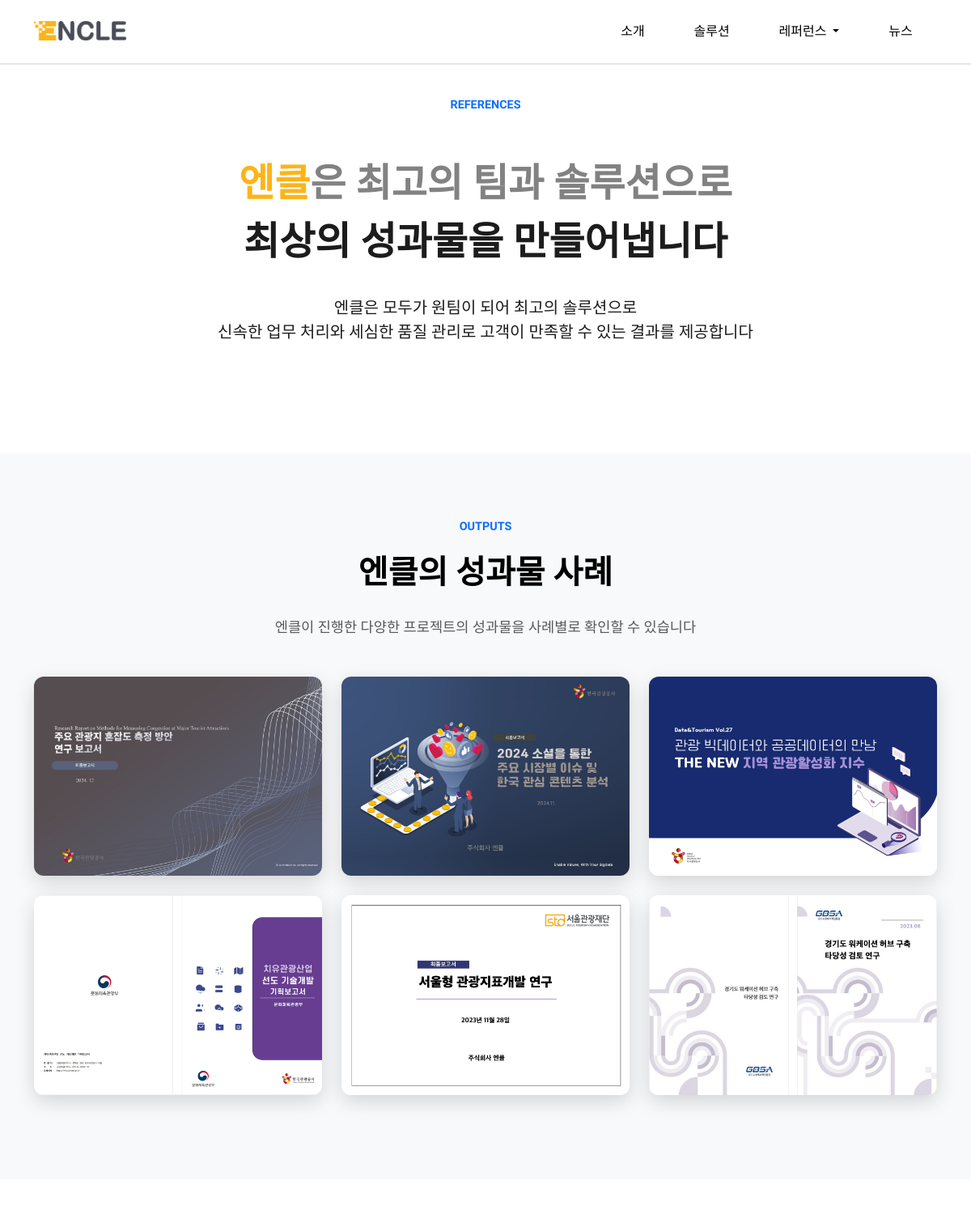
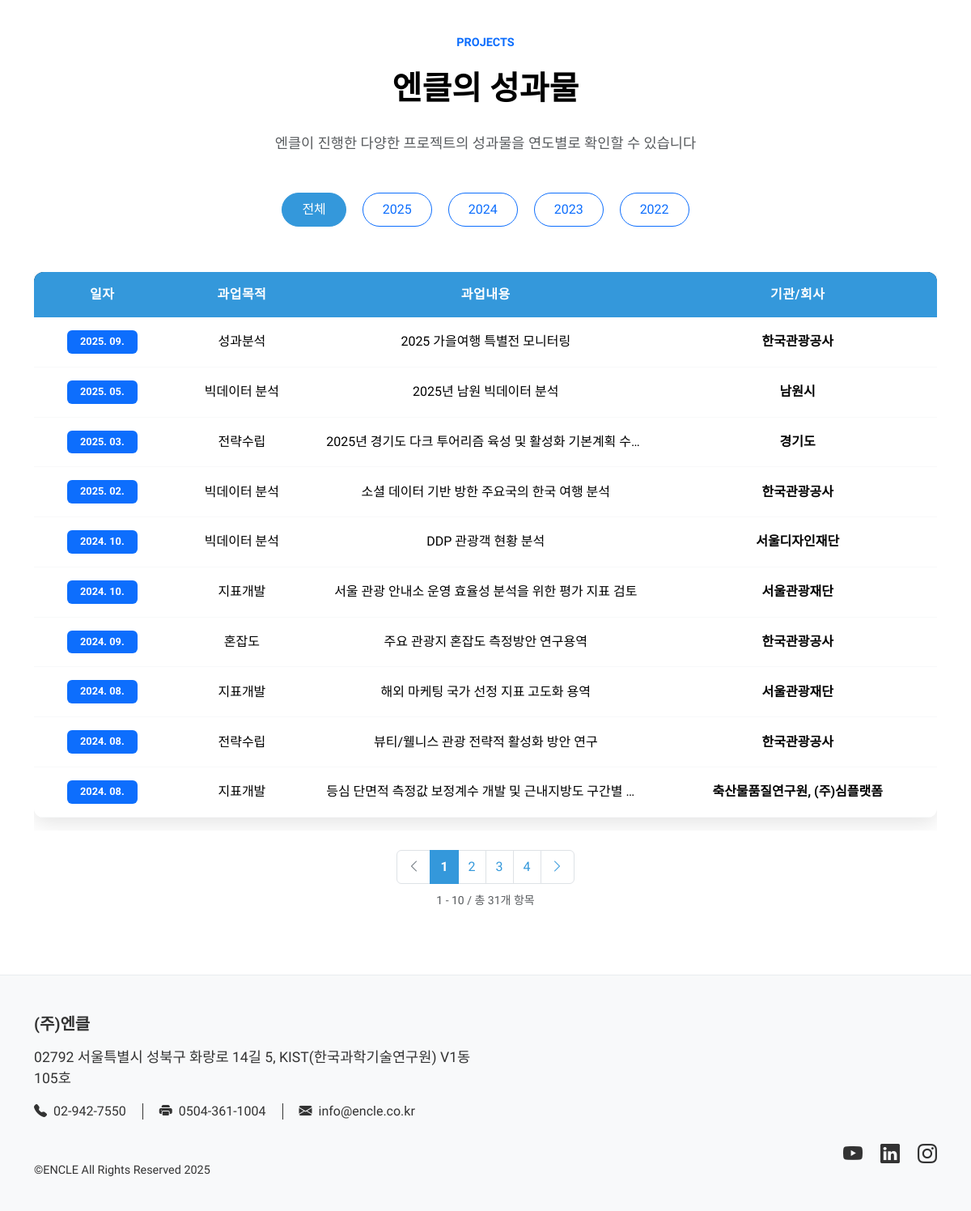
Page /references/ on the committed database (2 pictures, top to bottom).
### apps/models.py (models this page shows)
class Reference(db.Model):
    id = db.Column(db.Integer, primary_key=True)
    date = db.Column(db.String(20), nullable=False)
    purpose = db.Column(db.Text, nullable=False)
    content = db.Column(db.Text, nullable=False)
    organization = db.Column(db.String(100), nullable=False)
    create_date = db.Column(db.DateTime(), nullable=False)

### apps/views/references_views.py (the view)
@bp.route('/')
def references():
    page = request.args.get('page', 1, type=int)
    per_page = 10
    query = Reference.query.order_by(Reference.date.desc())
    pagination = query.paginate(
        page=page,
        per_page=per_page,
        error_out=False
    )
    references_list = pagination.items
    return render_template('references/references.html',
                         references_list=references_list,
                         pagination=pagination)

### apps/templates/references/references.html (shortened to what this page needs)
{% extends "base.html" %}
{% block content %}
<section class="solution-intro-section">
    <div class="container">
        <div class="row justify-content-center">
            <div class="col-lg-8 text-center">
                <p class="mb-2 text-primary section-eyebrow">REFERENCES</p>
                <h1 class="section-title">
                    <span style="color: #FDB417;">엔클</span><span style="color: #828282;">은 최고의 팀과 솔루션으로</span><br>
                    최상의 성과물을 만들어냅니다
                </h1>
                <p class="lead">
                    엔클은 모두가 원팀이 되어 최고의 솔루션으로<br>
                    신속한 업무 처리와 세심한 품질 관리로 고객이 만족할 수 있는 결과를 제공합니다
                </p>
            </div>
        </div>
    </div>
</section>
<section class="section bg-light">
    <div class="container">
        <div class="text-center mb-5">
            <p class="text-primary section-eyebrow">OUTPUTS</p>
            <p class="section-header-title mb-4">엔클의 성과물 사례</p>
            <p class="text-muted" style="font-size: 1.1rem;">엔클이 진행한 다양한 프로젝트의 성과물을 사례별로 확인할 수 있습니다</p>
        </div>
         <div class="usecase-images">
             <div class="row mb-2">
                <div class="col-md-4">
                    <div class="usecase-image-container no-crop">
                         <img src="{{ url_for('static', filename='assets/img/references/outputs_usecase_img_1.jpg') }}" alt="Outputs Usecase Image 1" class="img-fluid rounded usecase-image">
                     </div>
                 </div>
                 <div class="col-md-4">
                     <div class="usecase-image-container no-crop">
                         <img src="{{ url_for('static', filename='assets/img/references/outputs_usecase_img_2.jpg') }}" alt="Outputs Usecase Image 2" class="img-fluid rounded usecase-image">
                     </div>
                 </div>
                 <div class="col-md-4">
                     <div class="usecase-image-container no-crop">
                         <img src="{{ url_for('static', filename='assets/img/references/outputs_usecase_img_3.jpg') }}" alt="Outputs Usecase Image 3" class="img-fluid rounded usecase-image">
                     </div>
                 </div>
             </div>
             <div class="row mb-2">
                <div class="col-md-4">
                    <div class="usecase-image-container no-crop">
                        <img src="{{ url_for('static', filename='assets/img/references/outputs_usecase_img_4.jpg') }}" alt="Outputs Usecase Image 4" class="img-fluid rounded usecase-image">
                    </div>
                </div>
                <div class="col-md-4">
                    <div class="usecase-image-container no-crop">
                        <img src="{{ url_for('static', filename='assets/img/references/outputs_usecase_img_5.jpg') }}" alt="Outputs Usecase Image 5" class="img-fluid rounded usecase-image">
                    </div>
                </div>
                <div class="col-md-4">
                    <div class="usecase-image-container no-crop">
                        <img src="{{ url_for('static', filename='assets/img/references/outputs_usecase_img_6.jpg') }}" alt="Outputs Usecase Image 6" class="img-fluid rounded usecase-image">
                    </div>
                </div>
            </div>
        </div>
    </div>
</section>
<section class="section">
    <div class="container">
        <div class="text-center mb-5">
            <p class="text-primary section-eyebrow">PROJECTS</p>
            <p class="section-header-title mb-4">엔클의 성과물</p>
            <p class="text-muted" style="font-size: 1.1rem;">엔클이 진행한 다양한 프로젝트의 성과물을 연도별로 확인할 수 있습니다</p>
        </div>
        <div class="row mb-4">
            <div class="col-lg-12 text-center">
                <div class="year-filter">
                    <button class="btn btn-outline-primary year-filter-btn {% if not selected_year %}active{% endif %}"
                            data-year="all">
                        전체
                    </button>
                    <button class="btn btn-outline-primary year-filter-btn {% if selected_year == '2025' %}active{% endif %}"
                            data-year="2025">
                        2025
                    </button>
                    <button class="btn btn-outline-primary year-filter-btn {% if selected_year == '2024' %}active{% endif %}"
                            data-year="2024">
                        2024
                    </button>
                    <button class="btn btn-outline-primary year-filter-btn {% if selected_year == '2023' %}active{% endif %}"
                            data-year="2023">
                        2023
                    </button>
                    <button class="btn btn-outline-primary year-filter-btn {% if selected_year == '2022' %}active{% endif %}"
                            data-year="2022">
                        2022
                    </button>
                </div>
            </div>
        </div>
        <div class="row">
            <div class="col-lg-12" id="references-table-container">
                {% include 'references/_references_table.html' %}
            </div>
        </div>
    </div>
</section>
</div>
{% endblock %}

### apps/templates/references/_references_table.html (shortened to what this page needs)
{% if references_list %}
<div class="table-responsive">
    <table class="table table-hover reference-table">
        <thead class="table-primary-custom">
            <tr>
                <th scope="col" class="text-center">일자</th>
                <th scope="col" class="text-center">과업목적</th>
                <th scope="col" class="text-center">과업내용</th>
                <th scope="col" class="text-center">기관/회사</th>
            </tr>
        </thead>
        <tbody>
            {% for reference in references_list %}
            <tr class="reference-row">
                <td class="reference-date text-center">
                    <span class="badge bg-primary">{{ reference.date }}</span>
                </td>
                <td class="reference-purpose text-center">
                    {{ reference.purpose }}
                </td>
                <td class="reference-content text-center">
                    {{ reference.content }}
                </td>
                <td class="reference-organization text-center">
                    <strong>{{ reference.organization }}</strong>
                </td>
            </tr>
            {% endfor %}
        </tbody>
    </table>
</div>
{% if pagination and pagination.pages > 1 %}
<div class="row mt-4">
    <div class="col-lg-12">
        <nav aria-label="레퍼런스 페이지 네비게이션">
            <ul class="pagination justify-content-center">
                {% if pagination.has_prev %}
                    <li class="page-item">
                        <a class="page-link" href="#" data-page="{{ pagination.prev_num }}" data-year="{{ selected_year or 'all' }}">
                            <i class="bi bi-chevron-left"></i>
                        </a>
                    </li>
                {% else %}
                    <li class="page-item disabled">
                        <span class="page-link">
                            <i class="bi bi-chevron-left"></i>
                        </span>
                    </li>
                {% endif %}
                {% for page_num in pagination.iter_pages(left_edge=2, left_current=2, right_current=3, right_edge=2) %}
                    {% if page_num %}
                        {% if page_num != pagination.page %}
                            <li class="page-item">
                                <a class="page-link" href="#" data-page="{{ page_num }}" data-year="{{ selected_year or 'all' }}">
                                    {{ page_num }}
                                </a>
                            </li>
                        {% else %}
                            <li class="page-item active">
                                <span class="page-link">{{ page_num }}</span>
                            </li>
                        {% endif %}
                    {% else %}
                        <li class="page-item disabled">
                            <span class="page-link">...</span>
                        </li>
                    {% endif %}
                {% endfor %}
                {% if pagination.has_next %}
                    <li class="page-item">
                        <a class="page-link" href="#" data-page="{{ pagination.next_num }}" data-year="{{ selected_year or 'all' }}">
                            <i class="bi bi-chevron-right"></i>
                        </a>
                    </li>
                {% else %}
                    <li class="page-item disabled">
                        <span class="page-link">
                            <i class="bi bi-chevron-right"></i>
                        </span>
                    </li>
                {% endif %}
            </ul>
        </nav>
        <div class="text-center mt-2">
            <small class="text-muted">
                {{ pagination.first }} - {{ pagination.last }} / 총 {{ pagination.total }}개 항목
            </small>
        </div>
    </div>
</div>
{% endif %}
{% endif %}

### apps/static/assets/css/custom/style.css (style rules this page uses)
body, * { font-family: 'Madefor Display', sans-serif; }
.section { padding: 5rem 0; }
.section-title { font-size: 3.0rem; font-weight: 600; margin-bottom: 3rem; }
.section-eyebrow { font-size: 0.9rem; font-weight: 700; }
.section-header-title { font-weight: 600; font-size: 2.5rem; color: #000000; }
.year-filter { margin-bottom: 2rem; }
.year-filter .btn { margin: 0 0.5rem; border-radius: 25px; padding: 0.5rem 1.5rem; font-weight: 500; transition: all 0.3s ease; }
.year-filter .btn.active { background-color: #3498db; border-color: #3498db; color: white; }
.reference-table { background: white; border-radius: 12px; overflow: hidden; box-shadow: 0 8px 25px rgba(0,0,0,0.1); }
.reference-table thead { background: linear-gradient(135deg, #2c3e50 0%, #34495e 100%); }
.reference-table th { border: none; padding: 1rem; font-weight: 600; color: white; }
.reference-table td { padding: 1rem; vertical-align: middle; border-bottom: 1px solid #f8f9fa; }
.reference-date .badge { font-size: 0.8rem; padding: 0.5rem 1rem; }
.reference-organization { font-weight: 600; color: #2c3e50; }
.reference-purpose { color: #555; max-width: 200px; overflow: hidden; text-overflow: ellipsis; white-space: nowrap; }
.reference-content { color: #666; max-width: 300px; overflow: hidden; text-overflow: ellipsis; white-space: nowrap; }
.usecase-images { margin-top: 3rem; }
.usecase-image-container { position: relative; border-radius: 12px; overflow: hidden; box-shadow: 0 8px 25px rgba(0,0,0,0.15); transition: transform 0.3s ease, box-shadow 0.3s ease; margin-bottom: 1rem; }
.usecase-image { width: 100%; height: 100%; object-fit: cover; transition: filter 0.3s ease; }
.usecase-image-container { position: relative; border-radius: 12px; overflow: hidden; box-shadow: 0 8px 25px rgba(0,0,0,0.15); transition: transform 0.3s ease, box-shadow 0.3s ease; margin-bottom: 1rem; aspect-ratio: 1; }
.usecase-image-container.no-crop { aspect-ratio: auto; }
.usecase-image-container.no-crop .usecase-image { width: 100%; height: auto; object-fit: contain; }
.solution-intro-section { background-color: white; color: #1c1c1c; min-height: 70vh; display: flex; align-items: center; padding-top: 0; position: relative; }
.solution-intro-section .container { position: relative; z-index: 2; }
.solution-intro-section .section-title { color: #1c1c1c; margin: 50px 0 30px 0; line-height: 1.5; }
.table-primary-custom { background-color: #3498db !important; color: white !important; }
.table-primary-custom th { background-color: #3498db !important; color: white !important; border: none !important; padding: 1rem 0.75rem !important; font-weight: 600 !important; text-transform: uppercase !important; letter-spacing: 0.5px !important; text-align: center !important; }
.pagination { margin-bottom: 0; }
.pagination .page-link { color: #3498db; border: 1px solid #dee2e6; padding: 0.5rem 0.75rem; font-weight: 500; transition: all 0.3s ease; }
.pagination .page-item.active .page-link { background-color: #3498db; border-color: #3498db; color: white; font-weight: 600; }
.pagination .page-item.disabled .page-link { color: #6c757d; background-color: #fff; border-color: #dee2e6; cursor: not-allowed; }

### rows in the picture
Reference: date "2025. 09.", purpose "성과분석", content "2025 가을여행 특별전 모니터링", organization "한국관광공사"
Reference: date "2025. 05.", purpose "빅데이터 분석", content "2025년 남원 빅데이터 분석", organization "남원시"
Reference: date "2025. 03.", purpose "전략수립", content "2025년 경기도 다크 투어리즘 육성 및 활성화 기본계획 수…", organization "경기도"
Reference: date "2025. 02.", purpose "빅데이터 분석", content "소셜 데이터 기반 방한 주요국의 한국 여행 분석", organization "한국관광공사"
Reference: date "2024. 10.", purpose "빅데이터 분석", content "DDP 관광객 현황 분석", organization "서울디자인재단"
Reference: date "2024. 10.", purpose "지표개발", content "서울 관광 안내소 운영 효율성 분석을 위한 평가 지표 검토", organization "서울관광재단"
Reference: date "2024. 09.", purpose "혼잡도", content "주요 관광지 혼잡도 측정방안 연구용역", organization "한국관광공사"
Reference: date "2024. 08.", purpose "지표개발", content "해외 마케팅 국가 선정 지표 고도화 용역", organization "서울관광재단"
Reference: date "2024. 08.", purpose "전략수립", content "뷰티/웰니스 관광 전략적 활성화 방안 연구", organization "한국관광공사"
Reference: date "2024. 08.", purpose "지표개발", content "등심 단면적 측정값 보정계수 개발 및 근내지방도 구간별…", organization "축산물품질연구원, (주)심플랫폼"

### other values in the picture
{{ page_num }} "1"
{{ page_num }} "2" "3" "4"
{{ pagination.first }} "1"
{{ pagination.last }} "10"
{{ pagination.total }} "31"
